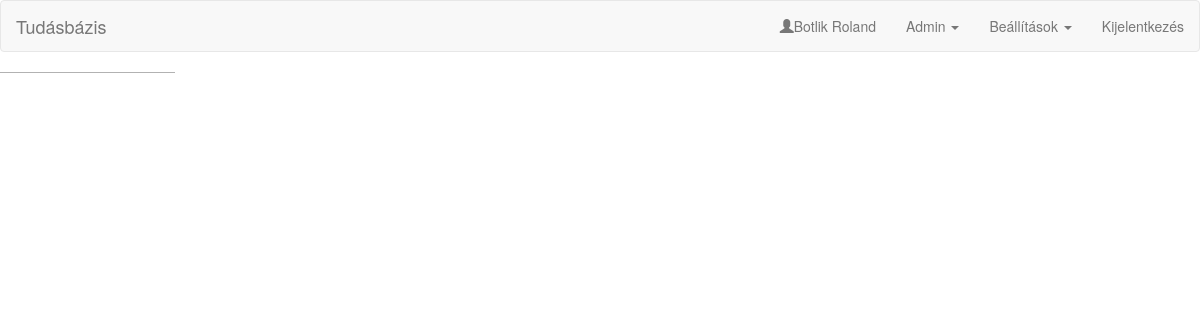
/ (signed in), run on an earlier commit of the app's database.
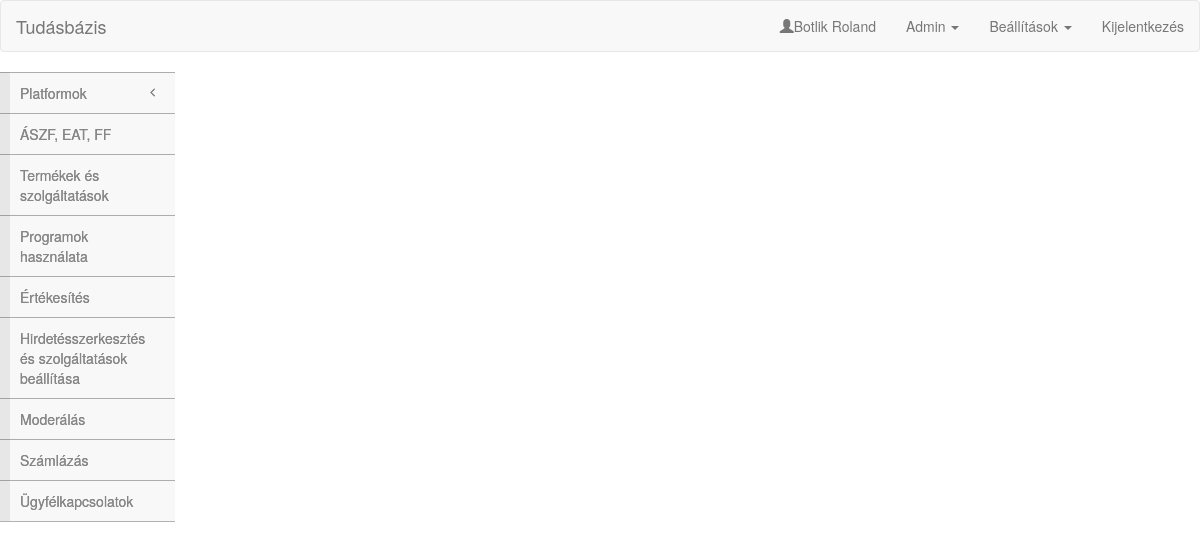
And on a later commit of the database.
### tables this page shows
CREATE TABLE `menu` (
  `id` int(11) NOT NULL,
  `title` varchar(64) NOT NULL,
  `parentId` int(11) NOT NULL
);

### src/db.php (called while the page is built, shortened)
<?php
class DB{
var $connection;
	function __construct() {
		$connection = @mysql_connect('localhost','root','root');
		$table = mysql_select_db('tudasbazis',$connection);
		$this->connection = $connection;
	}
	function query($queryString) {
		$resultId = mysql_query($queryString, $this->connection);
		$rows=Array();
		while($record = mysql_fetch_assoc($resultId)){
			$rows[] = $record;
		}
		return $rows;
	}
	function close(){
		$close = mysql_close($this->connection);
	}
}
?>

### src/Utilities.php (called while the page is built, shortened)
<?php
class Utilities
{
	public static function GetNameById()
    {
        $db = new DB();
        $id = $_SESSION['userid'];
        $result = $db->query("SELECT lastname, firstname FROM login WHERE id = '$id';");
        if(count($result))
		{
			$nev = $result[0]['lastname'];
			$nev .= " " . $result[0]['firstname'];
			return $nev;
		}
		else
		{
			return "";
		}
    }
	public static function HasPermission($userid, $permission)
	{
		$db = new DB();
		if($db->query("SELECT * FROM permission WHERE userid = '$userid' AND permission = '$permission'"))
		{
			return true;
		}
		else
		{
			$db->close();
			return false;
		}
	}
}
?>

### src/menu.php (the view, shortened to what this page needs)
<?php
$nev = Utilities::GetNameById();
?>
<nav role="navigation" class="navbar navbar-default">
	<div class="navbar-header">
        <a href="index.php" class="navbar-brand">Tudásbázis</a>
    </div>
    <div id="navbarCollapse" class="collapse navbar-collapse">
        <ul class="nav navbar-nav navbar-right">
			<li><p class="navbar-text"><span class="glyphicon glyphicon-user"></span><?php echo $nev ?></li>
			<?php if(Utilities::HasPermission($_SESSION['userid'],'admin')) { ?>
				<li class="dropdown">
					<a data-toggle="dropdown" class="dropdown-toggle">Admin <b class="caret"></b></a>
				</li>
			<?php } ?>
			<li class="dropdown">
                <a data-toggle="dropdown" class="dropdown-toggle">Beállítások <b class="caret"></b></a>
            </li>
            <li><a href="index.php?logout=1">Kijelentkezés</a></li>
        </ul>
	</div>
</nav>

### src/index.php (shortened to what this page needs)
<html>
	<head>
		<link rel="stylesheet" type="text/css" href="css/bootstrap.min.css" />
		<link rel="stylesheet" href="https://cdnjs.cloudflare.com/ajax/libs/twitter-bootstrap/3.3.6/css/bootstrap.min.css" />
		<link rel="stylesheet" href="https://cdnjs.cloudflare.com/ajax/libs/font-awesome/4.6.2/css/font-awesome.min.css" />
		<link rel="stylesheet" href="metisMenu.min.css" />
		<link rel="stylesheet" href="demo.css" />
		<link rel="stylesheet" href="https://cdnjs.cloudflare.com/ajax/libs/prism/1.4.1/themes/prism.min.css" />
	</head>
	<body>
<?php
	include_once('menu.php');
	include_once('sideMenu.php');
?>
<div class="row">
	<div class="col-md-2">
		<?php sideMenu::show(); ?>
	</div>
	<div class="col-md-9">
</div>
	</body>
</html>

### src/sideMenu.php (shortened to what this page needs)
<?php
class sideMenu {
	public static function show() {
	echo '<div class="clearfix">'.
    	 	'<aside class="sidebar">'.
      	 		'<nav class="sidebar-nav">'.
         			'<ul class="metismenu" id="menu">';
		$db = new DB();
		$result = $db->query("SELECT id,title FROM menu WHERE parentId = 0");
		foreach($result as $element) {
			echo '<li';
			echo '>'
			.'<a';
			if (isset($_GET['pageid'])){
				if ($_GET['pageid'] == $element['id']){
					echo ' style="color:red;"';
				}
			}
			echo ' href="page.php?pageid=' . $element['id'] . '">'. $element['title'];
			$db = new DB();
			if($subResult = $db->query("SELECT title, id FROM menu WHERE parentId = ".$element['id'])) {
				echo '<span class="fa arrow"></span></a>';
			}
			else{
				echo '</a>';
			}
			echo '</li>';
		}
		echo 		'</ul>'.
      			'</nav>'.
    		'</aside>'.
		'</div>';
	}
}
?>

### src/demo.css (style rules this page uses)
.sidebar { display: block; float: left; width: 100%; background: #ffffff; }
.sidebar-nav { border-bottom: 1px solid rgba(0, 0, 0, 0.3); background-image: -webkit-linear-gradient(left, color-stop(#f8f8f8 10px), color-stop(#e7e7e7 10px)); background-image: linear-gradient(to right, #e7e7e7 10px, #f8f8f8 10px); background-repeat: repeat-x; filter: progid: DXImageTransform.Microsoft.gradient(startColorstr='#ffe7e7e7', endColorstr='#fff8f8f8', GradientType=1); }
.sidebar-nav ul { padding: 0; margin: 0; list-style: none; }
.sidebar-nav a, .sidebar-nav a:hover, .sidebar-nav a:focus, .sidebar-nav a:active { outline: none; }
.sidebar-nav ul li, .sidebar-nav ul a { display: block; }
.sidebar-nav ul a { padding: 10px 20px; color: #878787; border-top: 1px solid rgba(0, 0, 0, 0.3); box-shadow: 0px 1px 0px rgba(255, 255, 255, 0.05) inset; text-shadow: 0px 0px 0px rgba(0, 0, 0, 0.5); }

What changed in the data, as far as the page shows it:
added menu: title "Platformok"
added menu: title "ÁSZF, EAT, FF"
added menu: title "Termékek és szolgáltatások"
added menu: title "Programok használata"
added menu: title "Értékesítés"
added menu: title "Hirdetésszerkesztés és szolgáltatások beállítása"
added menu: title "Moderálás"
added menu: title "Számlázás"
added menu: title "Ügyfélkapcsolatok"
